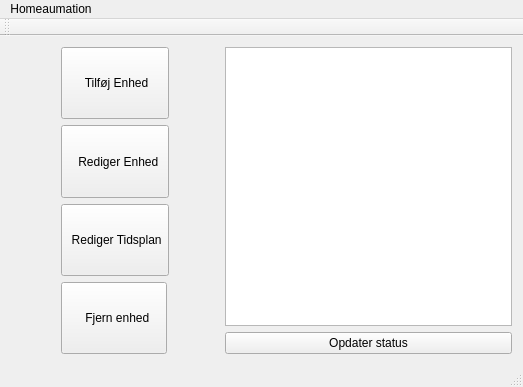
<?xml version="1.0" encoding="UTF-8"?>
<ui version="4.0">
 <class>MainWindow</class>
 <widget class="QMainWindow" name="MainWindow">
  <property name="geometry">
   <rect>
    <x>0</x>
    <y>0</y>
    <width>523</width>
    <height>387</height>
   </rect>
  </property>
  <property name="sizePolicy">
   <sizepolicy hsizetype="Preferred" vsizetype="Preferred">
    <horstretch>0</horstretch>
    <verstretch>0</verstretch>
   </sizepolicy>
  </property>
  <property name="windowTitle">
   <string>MainWindow</string>
  </property>
  <widget class="QWidget" name="centralWidget">
   <layout class="QHBoxLayout" name="horizontalLayout">
    <item>
     <spacer name="horizontalSpacer_2">
      <property name="orientation">
       <enum>Qt::Horizontal</enum>
      </property>
      <property name="sizeType">
       <enum>QSizePolicy::Minimum</enum>
      </property>
      <property name="sizeHint" stdset="0">
       <size>
        <width>50</width>
        <height>10</height>
       </size>
      </property>
     </spacer>
    </item>
    <item>
     <layout class="QVBoxLayout" name="verticalLayout">
      <item>
       <widget class="QPushButton" name="TilfojEnhed">
        <property name="sizePolicy">
         <sizepolicy hsizetype="Maximum" vsizetype="Preferred">
          <horstretch>50</horstretch>
          <verstretch>0</verstretch>
         </sizepolicy>
        </property>
        <property name="text">
         <string>      Tilføj Enhed     </string>
        </property>
       </widget>
      </item>
      <item>
       <widget class="QPushButton" name="RedigerEnhed">
        <property name="sizePolicy">
         <sizepolicy hsizetype="Maximum" vsizetype="Preferred">
          <horstretch>50</horstretch>
          <verstretch>0</verstretch>
         </sizepolicy>
        </property>
        <property name="text">
         <string>    Rediger Enhed  </string>
        </property>
       </widget>
      </item>
      <item>
       <widget class="QPushButton" name="RedigerTidsplan">
        <property name="sizePolicy">
         <sizepolicy hsizetype="Maximum" vsizetype="Preferred">
          <horstretch>50</horstretch>
          <verstretch>0</verstretch>
         </sizepolicy>
        </property>
        <property name="text">
         <string>  Rediger Tidsplan </string>
        </property>
       </widget>
      </item>
      <item>
       <widget class="QPushButton" name="FjernEnhed">
        <property name="sizePolicy">
         <sizepolicy hsizetype="Maximum" vsizetype="Preferred">
          <horstretch>50</horstretch>
          <verstretch>0</verstretch>
         </sizepolicy>
        </property>
        <property name="text">
         <string>      Fjern enhed    </string>
        </property>
       </widget>
      </item>
     </layout>
    </item>
    <item>
     <spacer name="horizontalSpacer">
      <property name="orientation">
       <enum>Qt::Horizontal</enum>
      </property>
      <property name="sizeType">
       <enum>QSizePolicy::Minimum</enum>
      </property>
      <property name="sizeHint" stdset="0">
       <size>
        <width>50</width>
        <height>20</height>
       </size>
      </property>
     </spacer>
    </item>
    <item>
     <layout class="QVBoxLayout" name="verticalLayout_3">
      <item>
       <layout class="QVBoxLayout" name="verticalLayout_4">
        <item>
         <widget class="QTextBrowser" name="textBrowser"/>
        </item>
        <item>
         <widget class="QPushButton" name="OpdaterStatus">
          <property name="text">
           <string>Opdater status</string>
          </property>
         </widget>
        </item>
       </layout>
      </item>
     </layout>
    </item>
   </layout>
  </widget>
  <widget class="QMenuBar" name="menuBar">
   <property name="geometry">
    <rect>
     <x>0</x>
     <y>0</y>
     <width>523</width>
     <height>21</height>
    </rect>
   </property>
   <widget class="QMenu" name="menuHomeaumation">
    <property name="title">
     <string>Homeaumation</string>
    </property>
    <addaction name="actionLUk"/>
   </widget>
   <addaction name="menuHomeaumation"/>
  </widget>
  <widget class="QToolBar" name="mainToolBar">
   <attribute name="toolBarArea">
    <enum>TopToolBarArea</enum>
   </attribute>
   <attribute name="toolBarBreak">
    <bool>false</bool>
   </attribute>
  </widget>
  <widget class="QStatusBar" name="statusBar"/>
  <action name="actionLUk">
   <property name="text">
    <string>LUk</string>
   </property>
  </action>
 </widget>
 <layoutdefault spacing="6" margin="11"/>
 <resources/>
 <connections/>
</ui>
